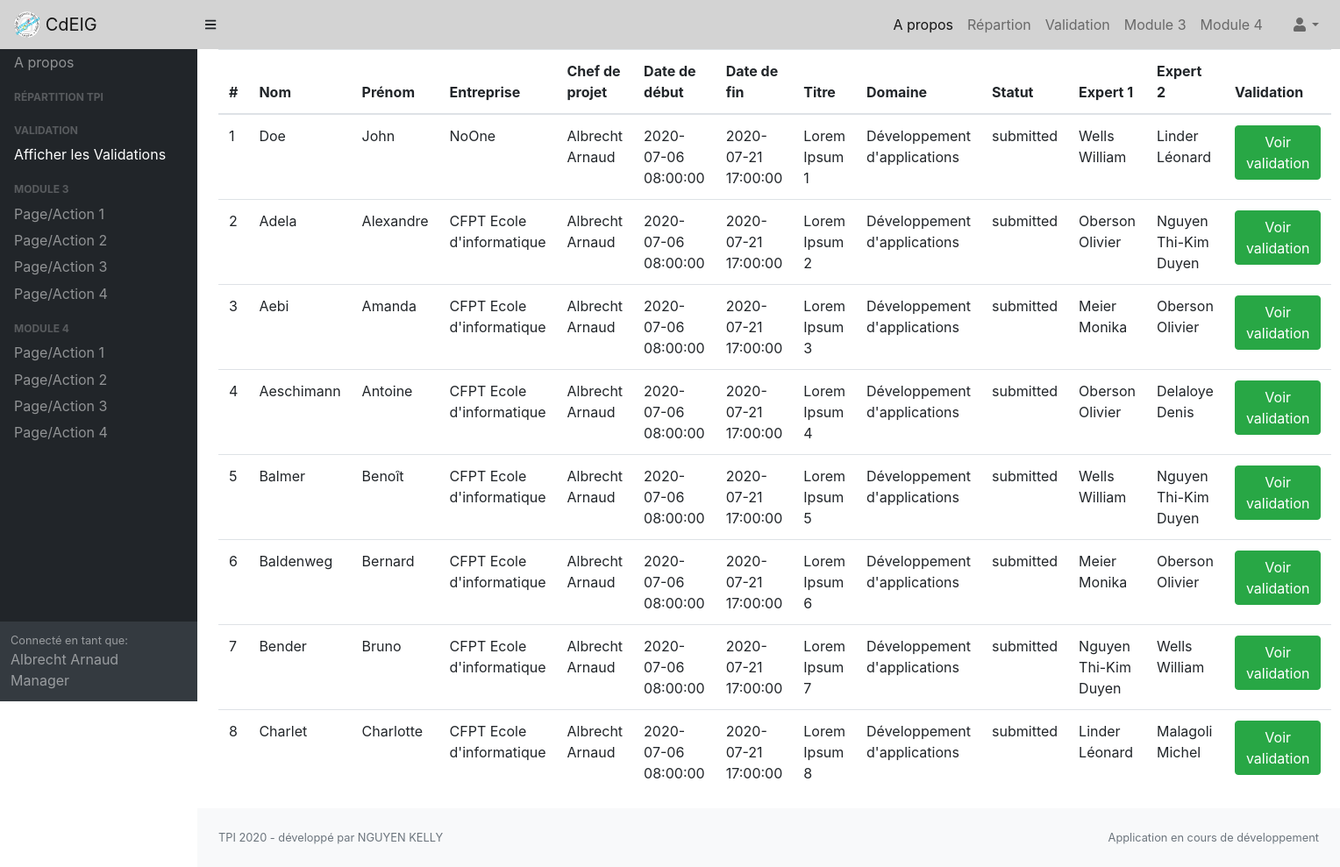
The page /?action=displayValidationTPI (signed in) on the database its author committed.
### tables this page shows
CREATE TABLE `tpis` (
  `tpiID` int(10) UNSIGNED NOT NULL,
  `year` int(4) UNSIGNED NOT NULL,
  `userCandidateID` int(10) UNSIGNED NOT NULL,
  `userManagerID` int(10) UNSIGNED NOT NULL,
  `userExpert1ID` int(10) UNSIGNED DEFAULT NULL,
  `userExpert2ID` int(10) UNSIGNED DEFAULT NULL,
  `tpiStatus` enum('draft','submitted','valid') NOT NULL,
  `title` varchar(200) DEFAULT NULL,
  `cfcDomain` varchar(100) DEFAULT NULL,
  `abstract` text DEFAULT NULL,
  `sessionStart` datetime DEFAULT NULL,
  `sessionEnd` datetime DEFAULT NULL,
  `presentationDate` datetime DEFAULT NULL,
  `workplace` varchar(200) DEFAULT NULL,
  `description` longtext DEFAULT NULL COMMENT 'rich text\n',
  `submissionDate` datetime DEFAULT NULL,
  `pdfPath` varchar(100) DEFAULT NULL
);

CREATE TABLE `users` (
  `userID` int(10) UNSIGNED NOT NULL,
  `lastName` varchar(100) NOT NULL,
  `firstName` varchar(100) NOT NULL,
  `companyName` varchar(100) DEFAULT NULL,
  `address` text DEFAULT NULL,
  `email` varchar(100) NOT NULL,
  `phone` varchar(20) DEFAULT NULL,
  `pwdHash` varchar(100) NOT NULL,
  `pwdSalt` varchar(100) NOT NULL
);

### controller/displayValidationTPI.php (called while the page is built)
<?php
require_once 'model/crudTPIS.php';
require_once 'model/displayTPIValidation.php';
require_once 'view/validateTPIs.php';

### model/crudTPIS.php (called while the page is built, shortened)
<?php
function getTPIsOfManager($idUser){
    $tpi = getConnexion();
    $sql = "SELECT tpiID, year, tpiStatus, title, cfcDomain, sessionStart, sessionEnd, presentationDate, workplace, userCandidateID, userManagerID, userExpert1ID, userExpert2ID, pdfPath, uc.LastName AS candidateLastName, uc.FirstName AS candidateFirstName, um.LastName AS managerLastName, um.FirstName AS managerFirstName, ue1.LastName AS expert1LastName, ue1.FirstName AS expert1FirstName, ue2.LastName AS expert2LastName, ue2.FirstName AS expert2FirstName, tpiStatus, submissionDate, uc.companyName FROM tpis LEFT JOIN users AS uc ON userCandidateID = uc.userID LEFT JOIN users AS um ON userManagerID = um.userID LEFT JOIN users AS ue1 ON userExpert1ID = ue1.userID LEFT JOIN users AS ue2 ON userExpert2ID = ue2.userID WHERE userManagerID = :idUser AND userExpert1ID IS NOT NULL AND userExpert2ID IS NOT NULL ORDER BY tpiID";
    $req = $tpi->prepare($sql);
    $req->bindParam(':idUser', $idUser, PDO::PARAM_INT);
    $req->execute();
    return $res = $req->fetchAll(PDO::FETCH_ASSOC);
}

### model/displayTPIValidation.php (the view, shortened to what this page needs)
<?php
$tabValidation = '';
$tab = <<<TABVALIDATION
<table class="table">
    <thead>
        <tr>
            <th scope="col">#</th>
            <th scope="col">Nom</th>
            <th scope="col">Prénom</th>
            <th scope="col">Entreprise</th>
            <th scope="col">Chef de projet</th>
            <th scope="col">Date de début</th>
            <th scope="col">Date de fin</th>
            <th scope="col">Titre</th>
            <th scope="col">Domaine</th>
            <th scope="col">Statut</th>
            <th scope="col">Expert 1</th>
            <th scope="col">Expert 2</th>
            <th scope="col">Validation</th>
        </tr>
    </thead>
    <tbody>
TABVALIDATION;
if (in_array('Manager', $_SESSION['roles'][0])) {
    $tabValidation = getTPIsOfManager($_SESSION['id']);
}
foreach ($tabValidation as $value) {
    if ($value['tpiStatus'] != 'valid') {
        $tab .= '<tr>';
        $tab .= '<td>'. $value['tpiID'] .'</td>';
        $tab .= '<td>'. $value['candidateLastName'] .'</td>';
        $tab .= '<td>'. $value['candidateFirstName'] .'</td>';
        $tab .= '<td>'. $value['companyName'] .'</td>';
        $tab .= '<td>'. $value['managerLastName'] . ' ' . $value['managerFirstName'] .'</td>';
        $tab .= '<td>'. $value['sessionStart'] .'</td>';
        $tab .= '<td>'. $value['sessionEnd'] .'</td>';
        $tab .= '<td>'. $value['title'] .'</td>';
        $tab .= '<td>'. $value['cfcDomain'] .'</td>';
        $tab .= '<td>'. $value['tpiStatus'] .'</td>';
        $tab .= '<td>'. $value['expert1LastName'] . ' ' . $value['expert1FirstName'] .'</td>';
        $tab .= '<td>'. $value['expert2LastName'] . ' ' . $value['expert2FirstName'] .'</td>';
        if (!in_array('Candidate', $_SESSION['roles'][0])){
            if ($value['userExpert1ID'] == $_SESSION['id']) {
                $tab .= '<td><a href="?action=checkValidation&tpiID=' . $value['tpiID'] . '&expert=1"><button class="btn btn-success">Voir validation</button></a></td>';
            } elseif ($value['userExpert2ID'] == $_SESSION['id']){
                $tab .= '<td><a href="?action=checkValidation&tpiID=' . $value['tpiID'] . '&expert=2"><button class="btn btn-success">Voir validation</button></a></td>';
            } else{
                $tab .= '<td><a href="?action=checkValidation&tpiID=' . $value['tpiID'] . '"><button class="btn btn-success">Voir validation</button></a></td>';
            }
        }
        $tab .= '</tr>';
    }
}
$tab .= '</tbody></table>';

### index.php (shortened to what this page needs)
<?php
if (!empty($_SESSION['rights'])) {
    $action = filter_input(INPUT_GET, "action", FILTER_SANITIZE_STRING);
    try {
        require './controller/'. $action .'.php';
    } catch (Exception $e) {
    }
}else{
    try {
        require './controller/login.php';
    } catch (Exception $e) {
    }
}

### view/validateTPIs.php (shortened to what this page needs)
<!DOCTYPE html>
<html lang="fr">
<head>
    <link href="css/styles.css" rel="stylesheet" />
    <link href="https://cdn.datatables.net/1.10.20/css/dataTables.bootstrap4.min.css" rel="stylesheet" />
</head>
<body class="sb-nav-fixed">
    <?php require_once 'navH.php'; ?>
    <div id="layoutSidenav">
        <?php require_once 'navV.php'; ?>
        <div id="layoutSidenav_content">
            <main>
                <div class="container-fluid">
                    <?= $tab ?>
                </div>
            </main>
            <?php require_once 'footer.php'; ?>
        </div>
    </div>
</body>
</html>

### view/navH.php (shortened to what this page needs)
<nav class="sb-topnav navbar navbar-expand navbar-light" style="background-color:lightgray">
    <a class="navbar-brand" href="#">
        <img src="./img/LogoExpertsDev.svg" width="30" height="30" class="d-inline-block align-top" alt="" loading="lazy">
        CdEIG
    </a>
    <button class="btn btn-link btn-sm order-1 order-lg-0" id="sidebarToggle" href="#"><i class="fas fa-bars"></i></button>
    <div class="d-none d-md-inline-block ml-auto mr-0 mr-md-3 my-2 my-md-0">
        <ul class="navbar-nav mr-auto">
            <li class="nav-item active">
                <a class="nav-link" href="#">A propos <span class="sr-only">(current)</span></a>
            </li>
            <li class="nav-item">
                <a class="nav-link" href="?action=selectTPI">Répartion</a>
            </li>
            <li class="nav-item">
                <a class="nav-link" href="#">Validation</a>
            </li>
            <li class="nav-item">
                <a class="nav-link" href="#">Module 3</a>
            </li>
            <li class="nav-item">
                <a class="nav-link" href="#">Module 4</a>
            </li>
        </ul>
    </div>
    <ul class="navbar-nav ml-auto ml-md-0">
        <li class="nav-item dropdown">
            <a class="nav-link dropdown-toggle" id="userDropdown" href="#" role="button" data-toggle="dropdown" aria-haspopup="true" aria-expanded="false"><i class="fas fa-user fa-fw"></i></a>
        </li>
    </ul>
</nav>

### view/navV.php (shortened to what this page needs)
<?php
$pagesName_validation_byRight = [
    "displayValidationTPI" => "Afficher les Validations"
];
?>
<div id="layoutSidenav_nav">
    <nav class="sb-sidenav accordion sb-sidenav-dark" id="sidenavAccordion">
        <div class="sb-sidenav-menu">
            <div class="nav">
                <a class="nav-link" href="home.php">A propos</a>
                <div class="sb-sidenav-menu-heading">Répartition TPI</div>
                <div class="sb-sidenav-menu-heading">Validation</div>
                <?php
                foreach ($pagesName_validation_byRight as $key => $value) {
                    if (in_array($key, $_SESSION['rights'][0])) {
                        echo '<a class="nav-link" href="?action=' . $key . '">' . $value . '</a>';
                    }
                }
                ?>
                <div class="sb-sidenav-menu-heading">Module 3</div>
                <a class="nav-link" href="home.php">Page/Action 1</a>
                <a class="nav-link" href="home.php">Page/Action 2</a>
                <a class="nav-link" href="home.php">Page/Action 3</a>
                <a class="nav-link" href="home.php">Page/Action 4</a>
                <div class="sb-sidenav-menu-heading">Module 4</div>
                <a class="nav-link" href="home.php">Page/Action 1</a>
                <a class="nav-link" href="home.php">Page/Action 2</a>
                <a class="nav-link" href="home.php">Page/Action 3</a>
                <a class="nav-link" href="home.php">Page/Action 4</a>
            </div>
        </div>
        <div class="sb-sidenav-footer">
            <div class="small">Connecté en tant que:</div>
            <?= $_SESSION['name'] ?> <br>
            <?php foreach($_SESSION["roles"][0] as $r) echo $r . ' '; ?>
        </div>
    </nav>
</div>

### view/footer.php
<footer class="py-4 bg-light mt-auto">
    <div class="container-fluid">
        <div class="d-flex align-items-center justify-content-between small">
            <div class="text-muted">TPI 2020 - développé par NGUYEN KELLY</div>
            <div class="text-muted">Application en cours de développement</div>
        </div>
    </div>
</footer>

### rows shown on the page
tpis: tpiID "1", userCandidateID.lastName "Doe", userCandidateID.firstName "John", userCandidateID.companyName "NoOne", userManagerID.lastName "Albrecht", userManagerID.firstName "Arnaud", sessionStart "2020-07-06 08:00:00", sessionEnd "2020-07-21 17:00:00", title "Lorem Ipsum 1", cfcDomain "Développement d'applications", tpiStatus "submitted", userExpert1ID.lastName "Wells", userExpert1ID.firstName "William", userExpert2ID.lastName "Linder", userExpert2ID.firstName "Léonard"
tpis: tpiID "2", userCandidateID.lastName "Adela", userCandidateID.firstName "Alexandre", userCandidateID.companyName "CFPT Ecole d'informatique", userManagerID.lastName "Albrecht", userManagerID.firstName "Arnaud", sessionStart "2020-07-06 08:00:00", sessionEnd "2020-07-21 17:00:00", title "Lorem Ipsum 2", cfcDomain "Développement d'applications", tpiStatus "submitted", userExpert1ID.lastName "Oberson", userExpert1ID.firstName "Olivier", userExpert2ID.lastName "Nguyen", userExpert2ID.firstName "Thi-Kim Duyen"
tpis: tpiID "3", userCandidateID.lastName "Aebi", userCandidateID.firstName "Amanda", userCandidateID.companyName "CFPT Ecole d'informatique", userManagerID.lastName "Albrecht", userManagerID.firstName "Arnaud", sessionStart "2020-07-06 08:00:00", sessionEnd "2020-07-21 17:00:00", title "Lorem Ipsum 3", cfcDomain "Développement d'applications", tpiStatus "submitted", userExpert1ID.lastName "Meier", userExpert1ID.firstName "Monika", userExpert2ID.lastName "Oberson", userExpert2ID.firstName "Olivier"
tpis: tpiID "4", userCandidateID.lastName "Aeschimann", userCandidateID.firstName "Antoine", userCandidateID.companyName "CFPT Ecole d'informatique", userManagerID.lastName "Albrecht", userManagerID.firstName "Arnaud", sessionStart "2020-07-06 08:00:00", sessionEnd "2020-07-21 17:00:00", title "Lorem Ipsum 4", cfcDomain "Développement d'applications", tpiStatus "submitted", userExpert1ID.lastName "Oberson", userExpert1ID.firstName "Olivier", userExpert2ID.lastName "Delaloye", userExpert2ID.firstName "Denis"
tpis: tpiID "5", userCandidateID.lastName "Balmer", userCandidateID.firstName "Benoît", userCandidateID.companyName "CFPT Ecole d'informatique", userManagerID.lastName "Albrecht", userManagerID.firstName "Arnaud", sessionStart "2020-07-06 08:00:00", sessionEnd "2020-07-21 17:00:00", title "Lorem Ipsum 5", cfcDomain "Développement d'applications", tpiStatus "submitted", userExpert1ID.lastName "Wells", userExpert1ID.firstName "William", userExpert2ID.lastName "Nguyen", userExpert2ID.firstName "Thi-Kim Duyen"
tpis: tpiID "6", userCandidateID.lastName "Baldenweg", userCandidateID.firstName "Bernard", userCandidateID.companyName "CFPT Ecole d'informatique", userManagerID.lastName "Albrecht", userManagerID.firstName "Arnaud", sessionStart "2020-07-06 08:00:00", sessionEnd "2020-07-21 17:00:00", title "Lorem Ipsum 6", cfcDomain "Développement d'applications", tpiStatus "submitted", userExpert1ID.lastName "Meier", userExpert1ID.firstName "Monika", userExpert2ID.lastName "Oberson", userExpert2ID.firstName "Olivier"
tpis: tpiID "7", userCandidateID.lastName "Bender", userCandidateID.firstName "Bruno", userCandidateID.companyName "CFPT Ecole d'informatique", userManagerID.lastName "Albrecht", userManagerID.firstName "Arnaud", sessionStart "2020-07-06 08:00:00", sessionEnd "2020-07-21 17:00:00", title "Lorem Ipsum 7", cfcDomain "Développement d'applications", tpiStatus "submitted", userExpert1ID.lastName "Nguyen", userExpert1ID.firstName "Thi-Kim Duyen", userExpert2ID.lastName "Wells", userExpert2ID.firstName "William"
tpis: tpiID "8", userCandidateID.lastName "Charlet", userCandidateID.firstName "Charlotte", userCandidateID.companyName "CFPT Ecole d'informatique", userManagerID.lastName "Albrecht", userManagerID.firstName "Arnaud", sessionStart "2020-07-06 08:00:00", sessionEnd "2020-07-21 17:00:00", title "Lorem Ipsum 8", cfcDomain "Développement d'applications", tpiStatus "submitted", userExpert1ID.lastName "Linder", userExpert1ID.firstName "Léonard", userExpert2ID.lastName "Malagoli", userExpert2ID.firstName "Michel"

### other values the page prints
$value "Afficher les Validations"
$_SESSION['name'] "Albrecht Arnaud"
$r "Manager"
